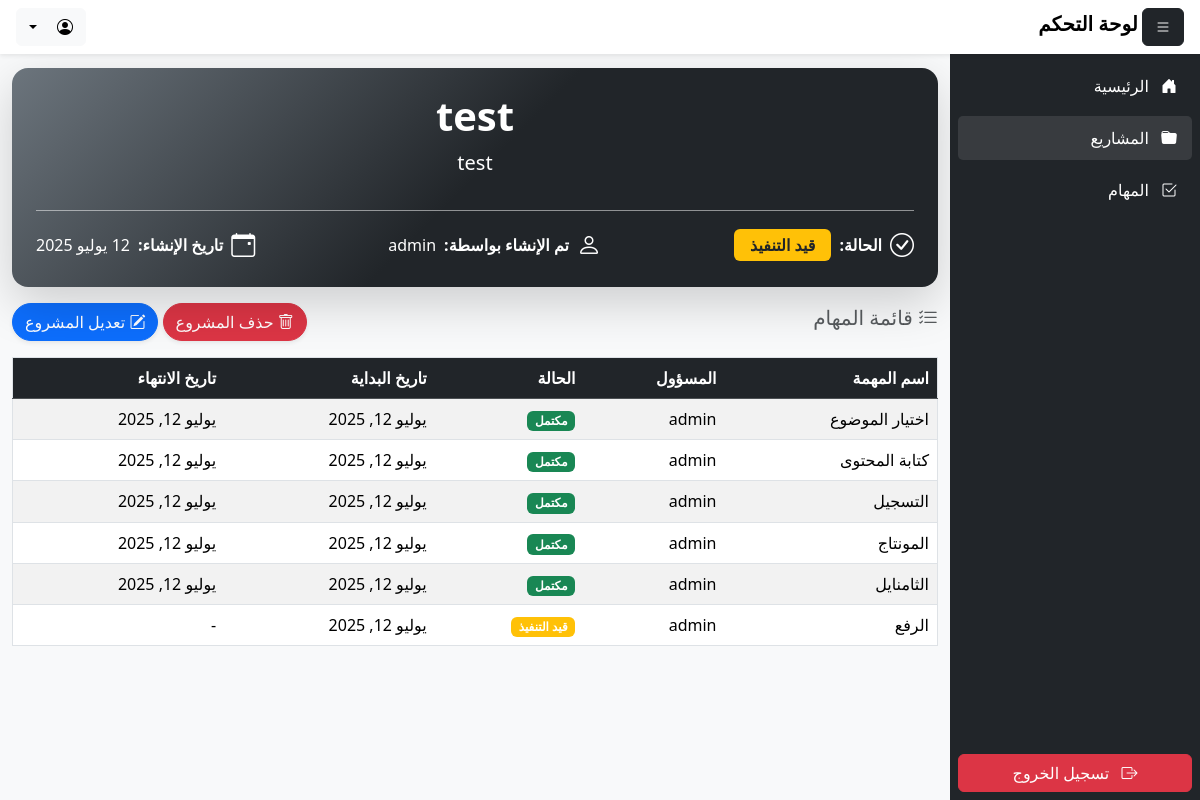
The page /dashboard/projects/1 on the database its author committed.
### team_dashboard/models.py (models this page shows, shortened)
class Project(models.Model):
    STATUS_CHOICES = [
        ('لم يبدأ بعد', 'لم يبدأ بعد'),
        ('قيد التنفيذ', 'قيد التنفيذ'),
        ('مكتمل', 'مكتمل'),
        ('معلق', 'معلق'),
    ]
    title = models.CharField(max_length=255, verbose_name='اسم المشروع')
    description = models.TextField(blank=True, null=True, verbose_name='وصف المشروع')
    status = models.CharField(max_length=20, choices=STATUS_CHOICES, default='لم يبدأ بعد', verbose_name='حالة المشروع')
    created_by = models.ForeignKey(User, on_delete=models.SET_NULL, null=True, verbose_name='تاريخ الإنشاء')
    created_at = models.DateTimeField(auto_now_add=True, verbose_name='منشئ المشروع')

class Task(models.Model):
    TASK_CHOICES = [
        ('اختيار الموضوع', 'اختيار الموضوع'),
        ('كتابة المحتوى', 'كتابة المحتوى'),
        ('التسجيل', 'التسجيل'),
        ('المونتاج', 'المونتاج'),
        ('الثامنايل', 'الثامنايل'),
        ('الرفع', 'الرفع'),
    ]
    STATUS_CHOICES = [
        ('لم يبدأ بعد', 'لم يبدأ بعد'),
        ('قيد التنفيذ', 'قيد التنفيذ'),
        ('مكتمل', 'مكتمل'),
        ('معلق', 'معلق'),
    ]
    project = models.ForeignKey(Project, on_delete=models.CASCADE, related_name='tasks')
    task_name = models.CharField(max_length=50, choices=TASK_CHOICES)
    assigned_to = models.ForeignKey(User, on_delete=models.SET_NULL, null=True)
    status = models.CharField(max_length=20, choices=STATUS_CHOICES, default='قيد التنفيذ')
    start_date = models.DateField(null=True, blank=True)
    end_date = models.DateField(null=True, blank=True)

### team_dashboard/views.py (the view)
# urls.py: path('projects/<int:pk>', views.ProjectDetailView.as_view(), name='project_detail'),
class ProjectDetailView(DetailView):
    model = Project
    template_name = 'team_dashboard/projects/detail.html'

### team_dashboard/templates/team_dashboard/projects/detail.html (shortened to what this page needs)
{% extends 'team_dashboard/base.html' %}
{% block content %}
<div class="container my-3">
    <div class="card border-0 shadow-lg rounded-4 p-4"
        style="background: linear-gradient(135deg, #6c757d, #212529, #212529); color: white;">
        <div class="text-center">
            <h2 class="fw-bold display-6">{{ project.title }}</h2>
            <p class="lead">{{ project.description }}</p>
        </div>
        <hr class="border-white opacity-50">
        <div class="d-flex flex-wrap justify-content-between align-items-center text-center text-md-start">
            <div class="d-flex align-items-center gap-2">
                <i class="bi bi-check-circle fs-4"></i>
                <strong>الحالة:</strong>
                <span class="badge fs-6 py-2 px-3
                    {% if project.status == 'قيد التنفيذ' %} bg-warning text-dark
                    {% elif project.status == 'مكتمل' %} bg-success
                    {% elif project.status == 'معلق' %} bg-danger
                    {% else %} bg-secondary {% endif %}">
                    {{ project.status }}
                </span>
            </div>
            <div class="d-flex align-items-center gap-2">
                <i class="bi bi-person fs-4"></i>
                <strong>تم الإنشاء بواسطة:</strong> {{ project.created_by }}
            </div>
            <div class="d-flex align-items-center gap-2">
                <i class="bi bi-calendar-event fs-4"></i>
                <strong>تاريخ الإنشاء:</strong> {{ project.created_at|date:"d M Y" }}
            </div>
        </div>
    </div>
    <div class="d-flex flex-column flex-md-row justify-content-between align-items-center my-3">
        <h5 class="text-muted"><i class="bi bi-list-check"></i> قائمة المهام</h5>
        <div>
            <form method="POST" action="{% url 'project_delete' project.pk %}" class="d-inline">
                <button type="submit" class="btn btn-danger text-white rounded-pill shadow-sm" onclick="return confirm('هل أنت متأكد من حذف هذا المشروع؟')">
                    <i class="bi bi-trash"></i> حذف المشروع
                </button>
            </form>
            <a href="{% url 'project_update' project.pk %}" class="btn btn-primary rounded-pill shadow-sm">
                <i class="bi bi-pencil-square"></i> تعديل المشروع
            </a>
        </div>
    </div>
    <div class="table-responsive">
        <table id="usersTable" class="table table-responsive table-striped table-hover border">
            <thead class="table-dark">
                <tr>
                    <th>اسم المهمة</th>
                    <th>المسؤول</th>
                    <th>الحالة</th>
                    <th>تاريخ البداية</th>
                    <th>تاريخ الانتهاء</th>
                </tr>
            </thead>
            <tbody>
                {% for task in project.tasks.all %}
                <tr>
                    <td>{{ task.task_name }}</td>
                    <td>{{ task.assigned_to|default:"غير محدد" }}</td>
                    <td><span class="badge
                        {% if task.status == 'قيد التنفيذ' %} bg-warning
                        {% elif task.status == 'مكتمل' %} bg-success
                        {% elif task.status == 'معلق' %} bg-danger
                        {% else %} bg-secondary {% endif %}">
                        {{ task.status }}</span></td>
                    <td>{{ task.start_date|default:"-" }}</td>
                    <td>{{ task.end_date|default:"-" }}</td>
                </tr>
                {% empty %}
                <tr>
                    <td colspan="6" class="text-center">لا توجد مهام مرتبطة بهذا المشروع.</td>
                </tr>
                {% endfor %}
            </tbody>
        </table>
    </div>
</div>
{% endblock %}

### team_dashboard/static/team_dashboard/css/styles.css (style rules this page uses)
body { margin: 0; font-size: 1rem; font-weight: 400; line-height: 1.5; color: rgb(33, 37, 41); text-align: right; background-color: #fff; visibility: visible; opacity: 1; transition: opacity 0.3s ease-in-out; }

### rows shown on the page
Project: title "test", description "test", status "قيد التنفيذ", created_by "admin", created_at "12 يوليو 2025"
Task: task_name "اختيار الموضوع", assigned_to "admin", status "مكتمل", start_date "يوليو 12, 2025", end_date "يوليو 12, 2025"
Task: task_name "كتابة المحتوى", assigned_to "admin", status "مكتمل", start_date "يوليو 12, 2025", end_date "يوليو 12, 2025"
Task: task_name "التسجيل", assigned_to "admin", status "مكتمل", start_date "يوليو 12, 2025", end_date "يوليو 12, 2025"
Task: task_name "المونتاج", assigned_to "admin", status "مكتمل", start_date "يوليو 12, 2025", end_date "يوليو 12, 2025"
Task: task_name "الثامنايل", assigned_to "admin", status "مكتمل", start_date "يوليو 12, 2025", end_date "يوليو 12, 2025"
Task: task_name "الرفع", assigned_to "admin", status "قيد التنفيذ", start_date "يوليو 12, 2025", end_date "-"
